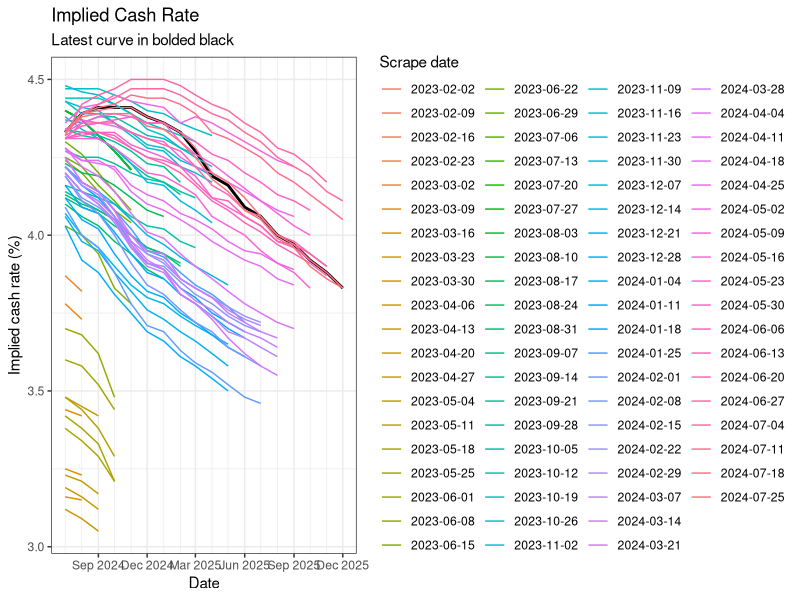
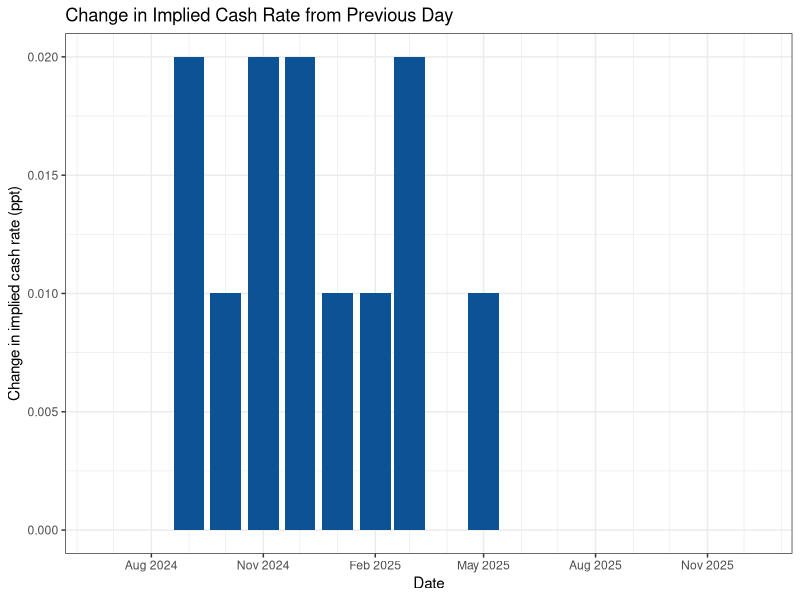

Generate these figures, in order, with R:
## ---- chunk 1
knitr::opts_chunk$set(
  collapse = TRUE,
  comment = "#>",
  fig.path = "man/figures/README-",
  out.width = "100%"
)

library(data.table)
library(ggplot2)
## ---- chunk 2
all_data <- fread("combined-data/all_data.csv")

# We can't graph all the days because it is far too messy now
# So grab a weekly sequence of data
past_seq <- seq.Date(min(all_data$scrape_date), max(all_data$scrape_date) - 1, by = "week")

ggplot() +
  geom_line(aes(x = date, y = cash_rate), colour = "black", size = 1, data = all_data[scrape_date == max(scrape_date)]) +
  geom_line(aes(x = date, y = cash_rate, colour = factor(scrape_date)), data = all_data[scrape_date %in% past_seq]) +
  labs(
    title = "Implied Cash Rate", subtitle = "Latest curve in bolded black",
    x = "Date", y = "Implied cash rate (%)", colour = "Scrape date") +
  scale_x_date(date_labels = "%b %Y", date_breaks = "3 months", date_minor_breaks = "1 month") +
  theme_bw()

## ---- chunk 3
# Graph the change in the implied cash rate between the two most recent periods

all_data[, change := cash_rate - shift(cash_rate), by = date]

ggplot(all_data[scrape_date == max(scrape_date)], aes(x = date, y = change)) +
  geom_col(fill = "#0b5394") +
  labs(title = "Change in Implied Cash Rate from Previous Day",
       x = "Date", y = "Change in implied cash rate (ppt)") +
  scale_x_date(date_labels = "%b %Y", date_breaks = "3 months", date_minor_breaks = "1 month") +
  theme_bw()
